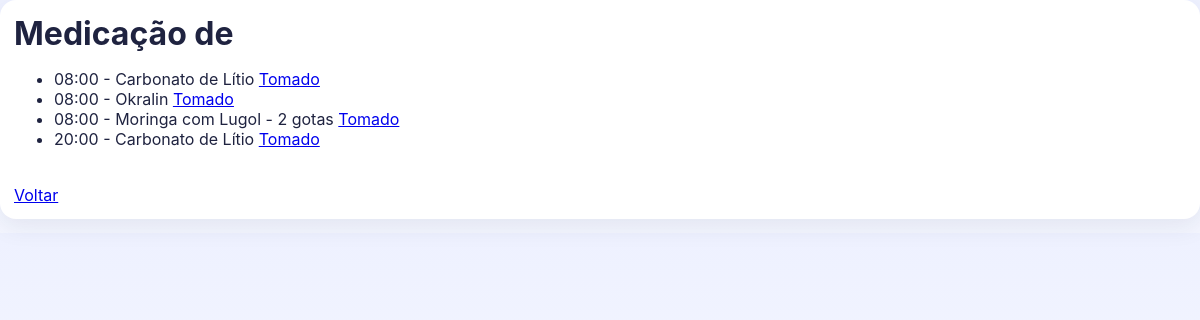
Page /medicacao (signed in) on the earlier database version.
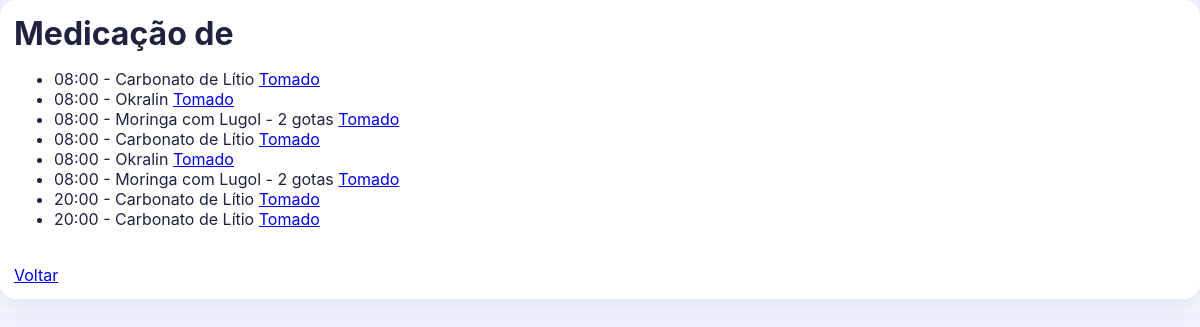
Same page on the later database version.
### tables this page shows
CREATE TABLE medicacoes (
        id INTEGER PRIMARY KEY AUTOINCREMENT,
        nome TEXT,
        horario TEXT,
        tomado INTEGER DEFAULT 0,
        usuario TEXT
    );

### app.py (the view, shortened to what this page needs)
@app.route("/medicacao", methods=["GET", "POST"])
@login_obrigatorio
def medicacao():
    usuario = usuario_logado()
    dia_atual = hoje_sigla()
    hoje_iso = hoje_data_iso()
    conn = conectar()
    cur = conn.cursor()
    cur.execute("SELECT * FROM medicacoes WHERE usuario=? ORDER BY horario", (usuario,))
    medicacoes = [m for m in cur.fetchall() if agendado_hoje(m["recorrencia"], m["dias_semana"], dia_atual)]
    conn.close()
    return render_template(
        "medicacao.html",
        medicacoes=medicacoes,
        dias_semana=DIAS_SEMANA,
        recorrencias=RECORRENCIAS,
        hoje_iso=hoje_iso,
        medicacao_tomada_hoje=medicacao_tomada_hoje,
        formatar_recorrencia=formatar_recorrencia,
    )

### app.py (called while the page is built)
def conectar():
    conn = sqlite3.connect("familia.db")
    conn.row_factory = sqlite3.Row
    return conn

def usuario_logado():
    return session.get("usuario")

def eh_admin():
    return usuario_logado() == USUARIO_ADMIN

def eh_crianca(nome):
    return nome in CRIANCAS

def login_obrigatorio(func):
    @wraps(func)
    def wrapper(*args, **kwargs):
        if not usuario_logado():
            return redirect(url_for("login"))
        return func(*args, **kwargs)
    return wrapper

def hoje_sigla():
    return DIAS_SEMANA[datetime.now().weekday()]

def hoje_data_iso():
    return datetime.now().strftime("%Y-%m-%d")

def agendado_hoje(recorrencia, dias_semana_texto, dia_atual):
    if recorrencia == "segunda_a_sexta":
        return dia_atual in {"Seg", "Ter", "Qua", "Qui", "Sex"}
    if recorrencia == "dias_escolhidos":
        dias = lista_dias(dias_semana_texto)
        return dia_atual in dias
    if recorrencia == "todos_os_dias":
        return True
    dias = lista_dias(dias_semana_texto)
    return dia_atual in dias if dias else True

### templates/medicacao.html (shortened to what this page needs)
<!DOCTYPE html>
<html>
<head>
    <link rel="stylesheet" href="/static/styles.css">
</head>
<body>
    <div class="card">
        <h1>Medicação de {{ usuario }}</h1>
        <ul>
            {% for remedio in medicacoes %}
                <li>
                    {% if remedio[3] == 1 %}
                        <s>{{ remedio[2] }} - {{ remedio[1] }}</s>
                    {% else %}
                        {{ remedio[2] }} - {{ remedio[1] }}
                        <a href="/tomado/{{ remedio[0] }}">Tomado</a>
                    {% endif %}
                </li>
            {% endfor %}
        </ul>
        <br>
        <a href="/tarefas">Voltar</a>
    </div>
</body>
</html>

Differences in the rows shown:
added medicacoes: horario "08:00", nome "Carbonato de Lítio"
added medicacoes: horario "08:00", nome "Okralin"
added medicacoes: horario "08:00", nome "Moringa com Lugol - 2 gotas"
added medicacoes: horario "20:00", nome "Carbonato de Lítio"
